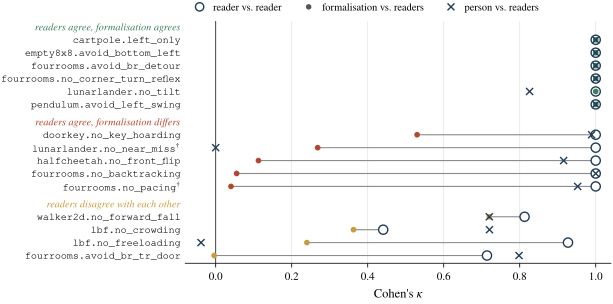

Reproduce this figure in Python.
"""Fidelity on the fifteen labelled entries, and where disagreement lives.

For each entry, two numbers on one axis: how far the readers of the
description agree with each other, and how far their labels agree with the
formalisation. Reading the two together says which side a disagreement
belongs to. Readers who agree with one another but not with the
formalisation point at the formalisation; readers who disagree with one
another point at the sentence. A cross adds one person's labels, made by
hand, against the same reference.
"""
from __future__ import annotations
import json, sys
from pathlib import Path
import matplotlib.pyplot as plt
from matplotlib.lines import Line2D
sys.path.insert(0, str(Path(__file__).parent))
import style  # noqa: E402

style.setup()
DATA = Path(__file__).resolve().parents[1] / "data"
M = json.loads((DATA / "measurements.json").read_text())
spec = {r["entry"]: r for r in M["corpus"]["fidelity"]}
read = {r["entry"]: r for r in M["readers"]["entries"]}
assert set(spec) == set(read), "fidelity and reader tables cover different entries"

EXACT = 0.999


def group(e):
    rr, rs = read[e]["mean_kappa"], spec[e]["kappa"]
    if rr < EXACT:
        return 2
    return 0 if rs >= EXACT else 1


TITLES = ["readers agree, formalisation agrees",
          "readers agree, formalisation differs",
          "readers disagree with each other"]
COLS = [style.GOOD, style.ACCENT, style.WARN]
partial = {r["entry"] for r in M["corpus"]["fidelity"] if r["verdict"] == "partial"}

rows = []
for g in range(3):
    es = [e for e in spec if group(e) == g]
    es.sort(key=lambda e: (-spec[e]["kappa"], e))
    rows.append(es)

fig, ax = plt.subplots(figsize=(style.TEXTWIDTH, 3.15))
y, yt, ylab, heads = 0.0, [], [], []
for g, es in enumerate(rows):
    heads.append((y, g))
    y -= 1.0
    for e in es:
        rr, rs = read[e]["mean_kappa"], spec[e]["kappa"]
        ax.plot([rs, rr], [y, y], color=style.MUTE, lw=0.8, zorder=1)
        # The ring is drawn larger than the dot so that both stay visible
        # where the two agreements coincide.
        ax.scatter([rr], [y], s=44, facecolor="white", edgecolor=style.INK,
                   lw=1.0, zorder=3)
        ax.scatter([rs], [y], s=17, color=COLS[g], edgecolor="none", zorder=4)
        ax.scatter([spec[e]["person"]["kappa_reference"]], [y], s=26, marker="x",
                   color=style.INK, lw=1.0, zorder=5)
        yt.append(y)
        ylab.append(e + (r"$^{\dagger}$" if e in partial else ""))
        y -= 1.0
    y -= 0.35

for y0, g in heads:
    ax.text(-0.012, y0 - 0.12, TITLES[g], transform=ax.get_yaxis_transform(),
            ha="right", va="center", fontsize=7.4, style="italic", color=COLS[g])

ax.set_yticks(yt)
ax.set_yticklabels(ylab, fontsize=7.2, family="monospace")
ax.tick_params(axis="y", length=0)
ax.spines["left"].set_visible(False)
ax.set_xlim(-0.08, 1.04)
ax.set_ylim(y + 0.75, 0.45)
ax.set_xlabel(r"Cohen's $\kappa$")
ax.axvline(0, color="black", lw=0.6, zorder=0)
ax.xaxis.grid(True)
ax.set_axisbelow(True)

handles = [Line2D([], [], ls="none", marker="o", ms=6, mfc="white", mec=style.INK,
                  label="reader vs. reader"),
           Line2D([], [], ls="none", marker="o", ms=4, mfc="#555555", mec="none",
                  label="formalisation vs. readers"),
           Line2D([], [], ls="none", marker="x", ms=5, mec=style.INK, mew=1.0,
                  label="person vs. readers")]
ax.legend(handles=handles, loc="lower center", bbox_to_anchor=(0.42, 1.0), ncol=3,
          fontsize=7.5, handletextpad=0.3, columnspacing=1.6, borderpad=0.2)

style.save(fig, Path(__file__).parent / "fig_fidelity.pdf")
